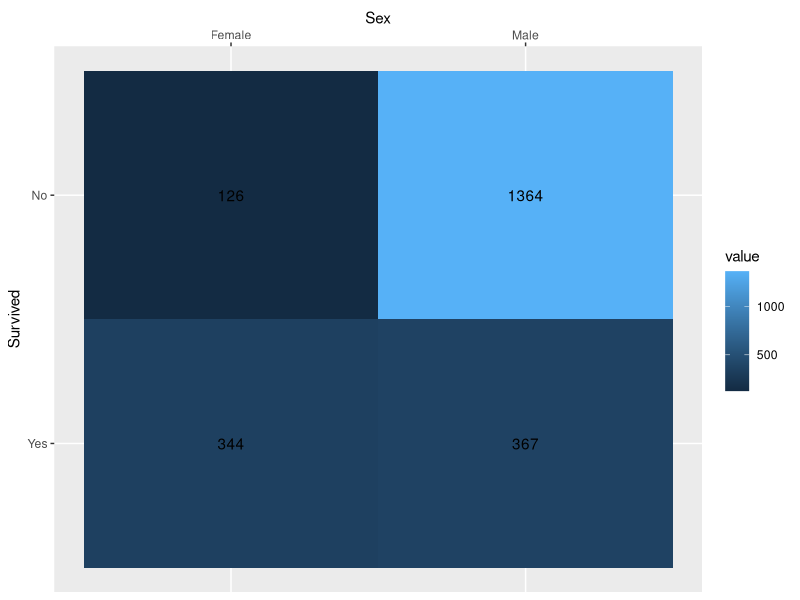
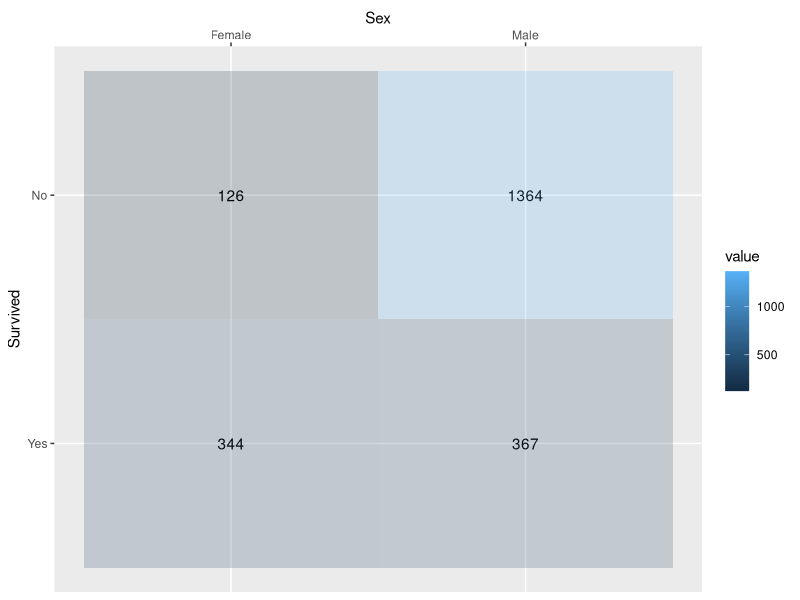

The R source for these figures, in order:
## ---- chunk 1
knitr::opts_chunk$set(
  collapse = TRUE,
  comment = "#>",
  fig.path = "man/figures/README-",
  out.width = "100%"
)
## ---- chunk 2
# library(ggverbatim)
library(tidyverse)
library(magrittr)

Titanic %>% 
  data.frame() %>% 
  tibble() %>% 
  uncount(Freq) %>% 
  count(Survived, Sex) %>% 
  pivot_wider(names_from = Sex, values_from = n) ->
vis_arrangement

vis_arrangement
## ---- chunk 3
vis_arrangement %>% 
  pivot_longer(cols = -1) %>% 
ggplot() + 
  aes(x = name) + 
  labs(x = "Sex") + 
  aes(y = Survived) + 
  aes(label = value) + 
  aes(fill = value) + 
  geom_tile() + 
  geom_text() + 
  scale_x_discrete(position = "top") + 
  scale_y_discrete(limits=rev)


# so

ggverbatim <- function(data, rows_var = NULL, cols_var_name = "x"){
  
data %>% 
  pivot_longer(cols = -1) %>% 
ggplot() + 
  aes(x = name) + 
  labs(x = cols_var_name) + 
  aes(y = {{rows_var}}) + 
  aes(label = value) + 
  aes(fill = value) + 
  scale_x_discrete(position = "top") + 
  scale_y_discrete(limits=rev)
  
}

vis_arrangement %>% 
  ggverbatim(rows_var = Survived) + 
  geom_text() + 
  geom_tile(alpha = .2) +
  labs(x = "Sex")

